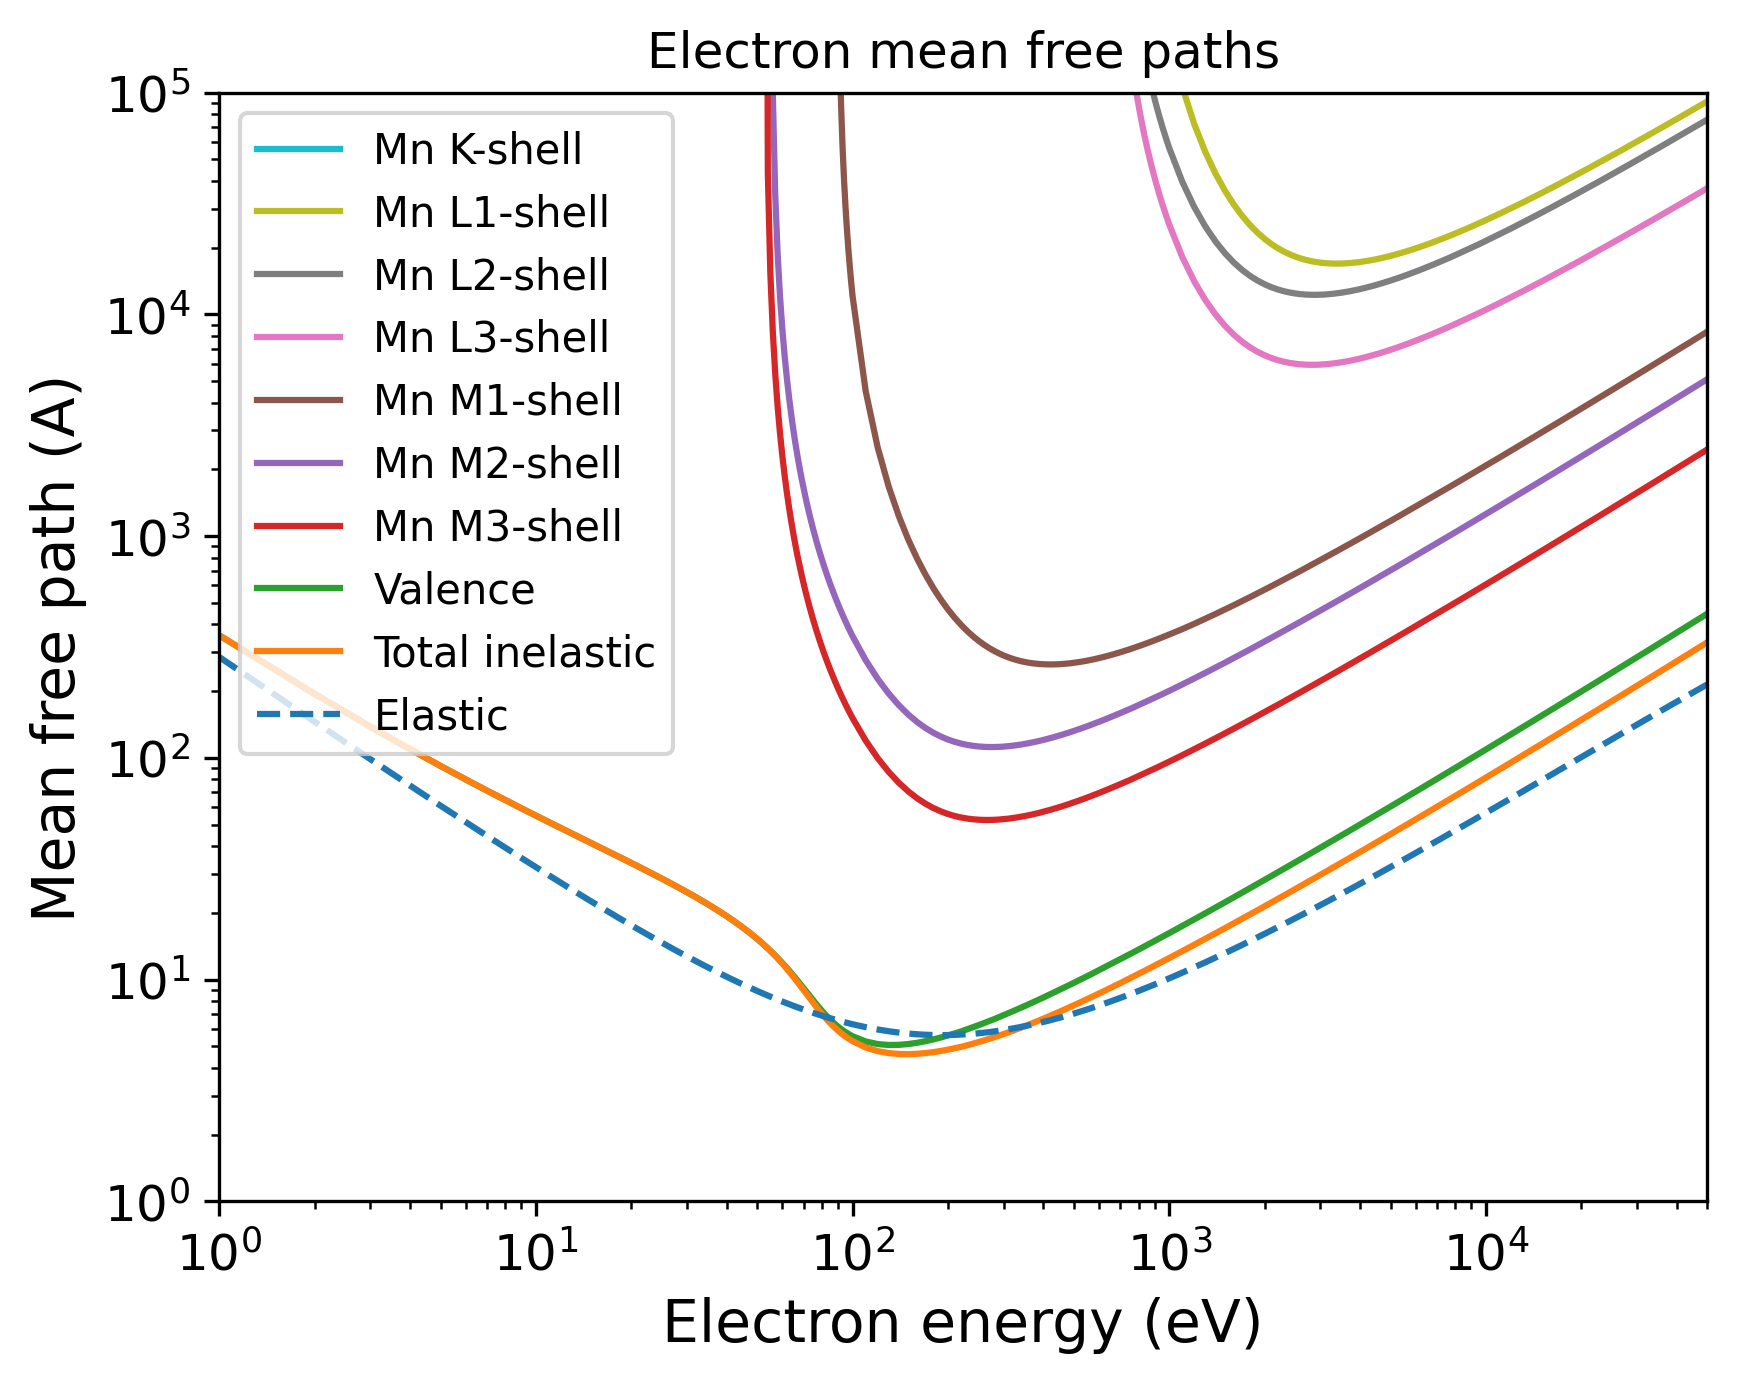

Write Python code to recreate this figure.
import pandas as pd
import numpy as np
import matplotlib.pyplot as plt
import matplotlib.cm as cm
# Set the format:
plt.xlabel("Electron energy (eV)", fontsize=14)
plt.ylabel("Mean free path (A)", fontsize=14)
plt.xticks(fontsize=12)
plt.yticks(fontsize=12)
plt.grid(False)
# Set the axes:
# Read the output file:
df = pd.read_csv(r"OUTPUT_Mn_Electron_IMFP.dat", sep=r'\s+', header=None, comment="#", skipinitialspace=True)
plt.xscale("log")
plt.yscale("log")
# Prepare the plot:
columns_to_plot = [ 1, 2, 3, 4, 5, 6, 7, 8, 9]
labels = [ "Mn K-shell", "Mn L1-shell", "Mn L2-shell", "Mn L3-shell", "Mn M1-shell", "Mn M2-shell", "Mn M3-shell", "Valence", "Total inelastic"]
# Create N distinct colors from a colormap
N = len(columns_to_plot)
colors = plt.cm.tab10(np.linspace(1, 0, 10))
# Set line styles:
linestyles = [ "-", "-", "-", "-", "-", "-", "-", "-", "-"]
for i, col in enumerate(columns_to_plot):
    color = colors[i % len(colors)]
    ls    = linestyles[i % len(linestyles)]
    label = labels[i % len(labels)]
    plt.plot(df.iloc[:, 0], df.iloc[:, col],
    color=color,
    label=label,
    linestyle=ls)
# Add a curve from the second file
df2 = pd.read_csv(r"OUTPUT_Mn_Electron_EMFP.dat", sep=r'\s+', header=None, comment="#", skipinitialspace=True)
columns_to_plot2 = [ 2]
labels2 = [ "Elastic"]
# Create second part of the plot:
for col, label in zip(columns_to_plot2, labels2):
    plt.plot(df2.iloc[:, 0], df2.iloc[:, col], label=label, linestyle="--")
plt.xlim(1.00000000,50000.00000000)
plt.ylim(1.00000000,100000.00000000)
plt.title("Electron mean free paths")
plt.legend(loc="best", fontsize=10)
# Save the plot in this format:
plt.savefig("OUTPUT_MFP_electron.png", dpi=300, bbox_inches="tight")
